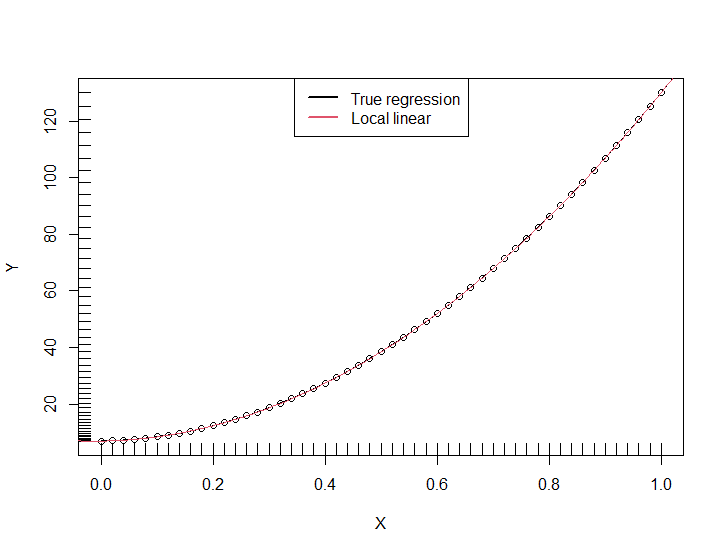

The R source for this figure:
set.seed(1)
n <- 51
eps <- rnorm(n, mean = 0, sd = 0.01)
m <- function(x) 120*(x^2) + 3*x + 7
X <- seq(from = 0, to = 1, by = 0.02)
Y <- m(X) + eps
xGrid <- seq(-10, 10, l = 500)

h <- 0.1

lp1 <- KernSmooth::locpoly(x = X, y = Y, bandwidth = h, degree = 2,
                           range.x = c(-10, 10), gridsize = 5000)

plot(X, Y)
rug(X, side = 1); rug(Y, side = 2)
lines(xGrid, m(xGrid), col = 1)
lines(lp1$x, lp1$y, col = 2)
legend("top", legend = c("True regression", "Local linear"), lwd = 2, col = 1:2)
